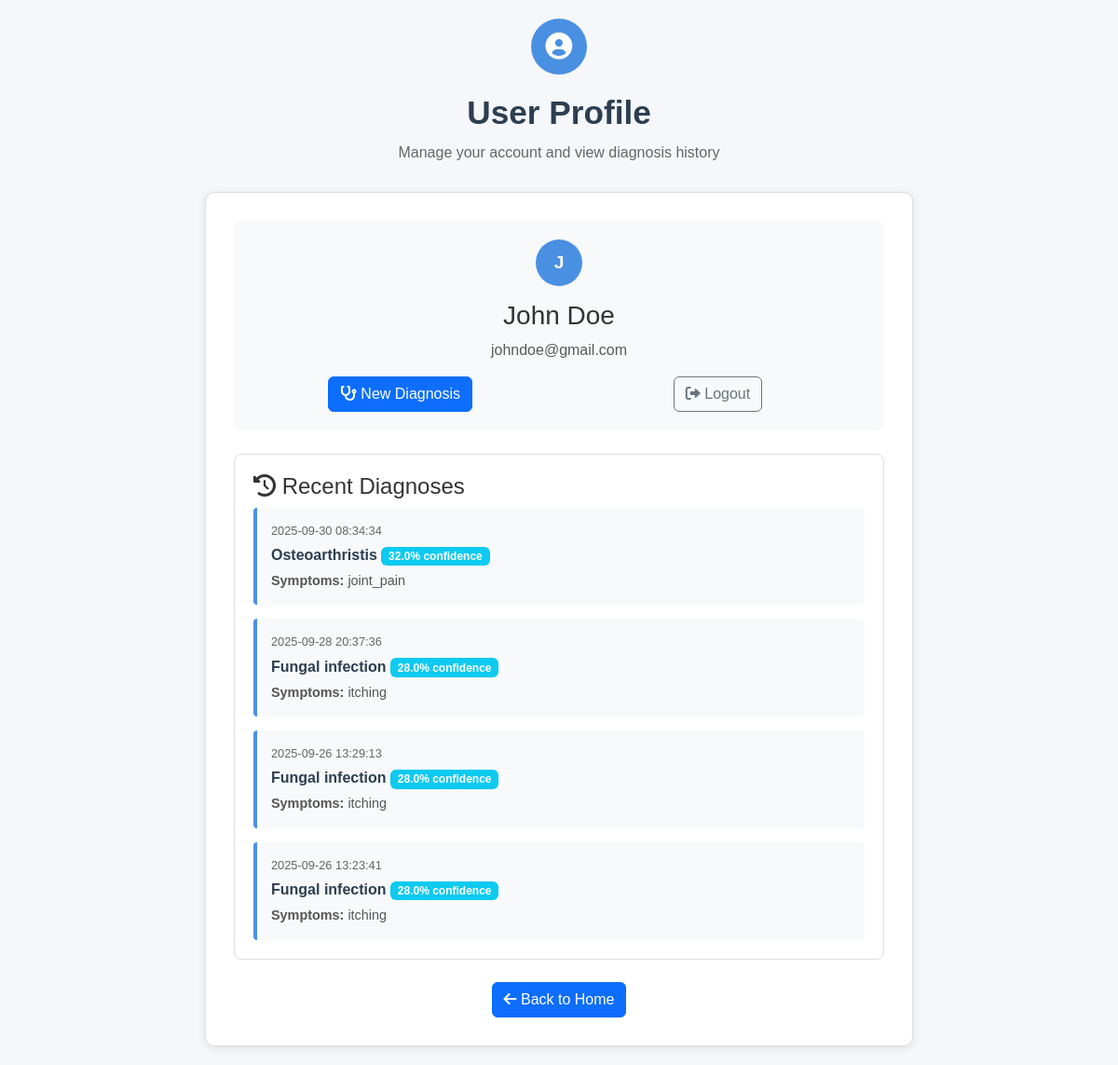
Screenshot of /profile (signed in) with the database file from the repository.
### tables this page shows
CREATE TABLE users (
            id INTEGER PRIMARY KEY AUTOINCREMENT,
            username TEXT UNIQUE NOT NULL,
            email TEXT UNIQUE NOT NULL,
            password_hash TEXT NOT NULL,
            created_at TIMESTAMP DEFAULT CURRENT_TIMESTAMP,
            last_login TIMESTAMP
        );

CREATE TABLE diagnosis_history (
            id INTEGER PRIMARY KEY AUTOINCREMENT,
            user_id INTEGER,
            symptoms TEXT,
            predicted_disease TEXT,
            confidence REAL,
            timestamp TIMESTAMP DEFAULT CURRENT_TIMESTAMP,
            user_feedback TEXT,
            rating INTEGER,
            FOREIGN KEY (user_id) REFERENCES users (id)
        );

### auth.py (the view)
    @app.route('/profile')
    @login_required
    def profile():
        history = current_user.get_diagnosis_history()
        return render_template('auth/profile.html', user=current_user, history=history)

### auth.py (called while the page is built)
def setup_auth(app):
    app.config['SECRET_KEY'] = os.environ.get('SECRET_KEY', 'your-secret-key-change-this')
    login_manager = LoginManager()
    login_manager.init_app(app)
    login_manager.login_view = 'login'
    login_manager.login_message = 'Please log in to access the medical recommendation system.'
    login_manager.login_message_category = 'info'
    @login_manager.user_loader
    def load_user(user_id):
        return User.get(int(user_id))
    init_db()
    return login_manager

    @staticmethod
    def get(user_id):
        conn = sqlite3.connect('users.db')
        c = conn.cursor()
        c.execute('SELECT id, username, email FROM users WHERE id = ?', (user_id,))
        user_data = c.fetchone()
        conn.close()
        if user_data:
            return User(user_data[0], user_data[1], user_data[2])
        return None

    def get_diagnosis_history(self, limit=10):
        conn = sqlite3.connect('users.db')
        c = conn.cursor()
        c.execute('''
            SELECT symptoms, predicted_disease, confidence, timestamp, rating, user_feedback
            FROM diagnosis_history
            WHERE user_id = ?
            ORDER BY timestamp DESC
            LIMIT ?
        ''', (self.id, limit))
        history = c.fetchall()
        conn.close()
        return history

### templates/auth/profile.html (shortened to what this page needs)
<!DOCTYPE html>
<html lang="en">
  <head>
    <link
      href="https://cdn.jsdelivr.net/npm/bootstrap@5.3.0/dist/css/bootstrap.min.css"
      rel="stylesheet"
    />
    <link
      href="https://cdnjs.cloudflare.com/ajax/libs/font-awesome/6.0.0/css/all.min.css"
      rel="stylesheet"
    />
    <link
      rel="stylesheet"
      type="text/css"
      href="{{ url_for('static', filename='css/auth.css') }}"
    />
  </head>
  <body>
    <div class="main-container" style="max-width: 800px">
      <div class="auth-section">
        <div class="auth-icon">
          <i class="fas fa-user-circle"></i>
        </div>
        <h1 class="auth-title">User Profile</h1>
        <p class="auth-subtitle">
          Manage your account and view diagnosis history
        </p>
      </div>
      <div class="auth-card">
        <div class="user-info">
          <div class="user-avatar">
            {{ user.username[0].upper() if user.username else 'U' }}
          </div>
          <h3>{{ user.username }}</h3>
          <p class="text-muted">{{ user.email }}</p>
          <div class="row mt-3">
            <div class="col-md-6">
              <a href="{{ url_for('home') }}" class="btn btn-primary">
                <i class="fas fa-stethoscope"></i> New Diagnosis
              </a>
            </div>
            <div class="col-md-6">
              <a
                href="{{ url_for('logout') }}"
                class="btn btn-outline-secondary"
              >
                <i class="fas fa-sign-out-alt"></i> Logout
              </a>
            </div>
          </div>
        </div>
        <div class="diagnosis-history">
          <h4>
            <i class="fas fa-history"></i>
            Recent Diagnoses
          </h4>
          {% if history %} {% for item in history %}
          <div class="history-item">
            <div class="history-date">{{ item[3] }}</div>
            <div class="history-disease">
              {{ item[1] }} {% if item[2] %}
              <span class="badge bg-info"
                >{{ "%.1f"|format(item[2]) }}% confidence</span
              >
              {% endif %}
            </div>
            <div class="history-symptoms">
              <strong>Symptoms:</strong> {{ item[0].replace(',', ', ') }}
            </div>
          </div>
          {% endfor %} {% endif %}
        </div>
        <div class="text-center mt-4">
          <a href="{{ url_for('home') }}" class="btn btn-primary">
            <i class="fas fa-arrow-left"></i>
            Back to Home
          </a>
        </div>
      </div>
    </div>
  </body>
</html>

### static/css/auth.css (style rules this page uses)
* { margin: 0; padding: 0; box-sizing: border-box; }
body { font-family: Arial, sans-serif; background-color: #f5f7fa; color: #333; line-height: 1.5; min-height: 100vh; padding: 20px 0; }
.main-container { max-width: 450px; margin: 0 auto; padding: 0 20px; }
.auth-section { text-align: center; margin-bottom: 30px; }
.auth-icon { width: 60px; height: 60px; background-color: #4a90e2; border-radius: 50%; display: flex; align-items: center; justify-content: center; margin: 0 auto 20px; }
.auth-icon i { font-size: 1.8rem; color: white; }
.auth-title { color: #2c3e50; font-size: 2.2rem; font-weight: bold; margin-bottom: 10px; }
.auth-subtitle { color: #666; font-size: 1rem; }
.auth-card { background: white; border-radius: 10px; padding: 30px; box-shadow: 0 2px 10px rgba(0, 0, 0, 0.1); border: 1px solid #ddd; }
.user-info { background-color: #f8f9fa; padding: 20px; border-radius: 8px; margin-bottom: 25px; text-align: center; }
.user-avatar { width: 50px; height: 50px; background-color: #4a90e2; border-radius: 50%; display: flex; align-items: center; justify-content: center; color: white; font-size: 1.2rem; font-weight: bold; margin: 0 auto 15px; }
.diagnosis-history { background: white; border-radius: 8px; padding: 20px; border: 1px solid #ddd; }
.history-item { padding: 15px; border-left: 4px solid #4a90e2; margin-bottom: 15px; background-color: #f8f9fa; border-radius: 4px; }
.history-item:last-child { margin-bottom: 0; }
.history-date { font-size: 0.8rem; color: #666; margin-bottom: 5px; }
.history-disease { font-weight: 600; color: #2c3e50; margin-bottom: 5px; }
.history-symptoms { font-size: 0.9rem; color: #555; }

### rows the page displays
users: username "J", username "John Doe", email "johndoe@gmail.com"
diagnosis_history: timestamp "2025-09-30 08:34:34", predicted_disease "Osteoarthristis", confidence "32.0", symptoms "joint_pain"
diagnosis_history: timestamp "2025-09-28 20:37:36", predicted_disease "Fungal infection", confidence "28.0", symptoms "itching"
diagnosis_history: timestamp "2025-09-26 13:29:13", predicted_disease "Fungal infection", confidence "28.0", symptoms "itching"
diagnosis_history: timestamp "2025-09-26 13:23:41", predicted_disease "Fungal infection", confidence "28.0", symptoms "itching"
